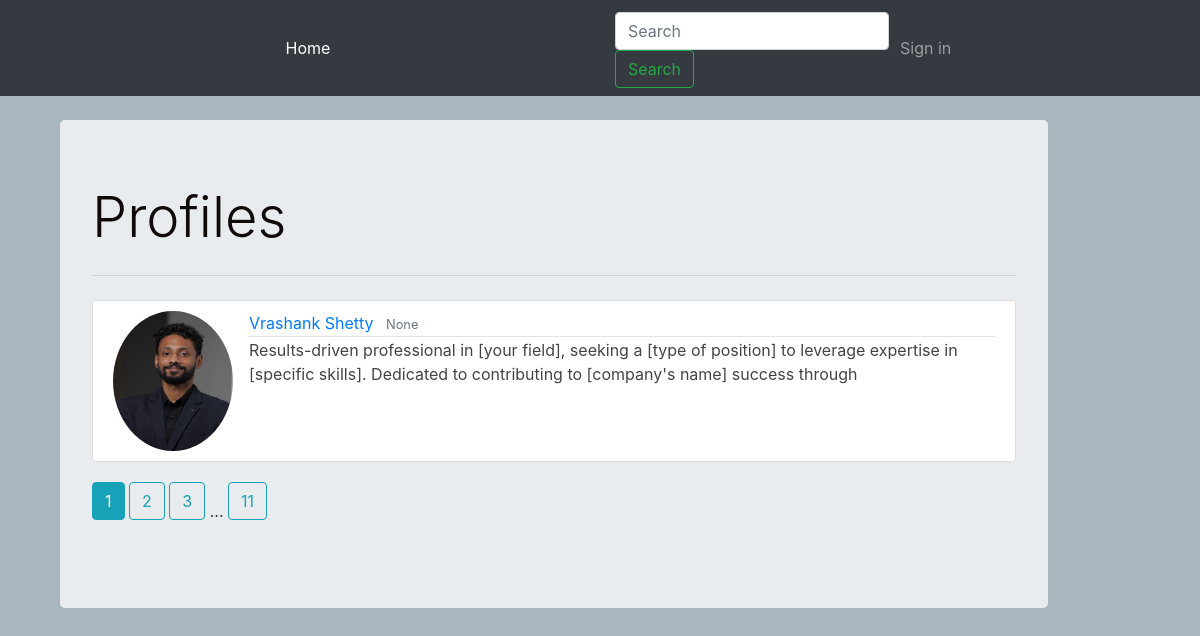
The page /home on the database its author committed.
### Portfolio/models.py (models this page shows, shortened)
class User(db.Model,UserMixin):
    id = db.Column(db.Integer,primary_key = True)
    username = db.Column(db.String(20),unique=True,nullable=False)
    email = db.Column(db.String(120),unique=True,nullable=False)
    image_file = db.Column(db.String(20),nullable=False,default='default.png')
    password = db.Column(db.String(60),nullable=False)
    DOB = db.Column(db.Date)
    resume = db.Column(db.String(20))
    profile_overview = db.Column(db.Text)
    experience = db.Column(db.Text)
    project = db.relationship('Project',backref='author',lazy=True)
    skill = db.relationship("Skills",backref='author',lazy=True)
    qualification = db.relationship("Qualifications",backref='author',lazy=True)

### Portfolio/routes.py (the view)
@app.route("/home")
def home():
    page = request.args.get('page',1,type=int)
    users = User.query.paginate(per_page=1,page=page)
    return render_template("home.html",users=users)

### Portfolio/templates/home.html
{% extends 'layouts_profile.html' %}
{% block content %}
<div class="jumbotron">
  <h1 class="display-4">Profiles</h1>
  <hr class="my-4">
  <div class="post-section">
    {% for user in users.items %}
      <article class="media content-section mt-3">
          <img src="{{ url_for('static',filename='profile_pics/' + user.image_file) }}" alt="Profile Picture Post" class="mr-3 img-fluid rounded-circle home-profile-image" width="50">
          <div class="media-body">
              <div class="article-metadata">
                  <a class="mr-2" href="{{ url_for('user_profile',username=user.username)}}">{{ user.username }}</a>
                  <small class="text-muted">{{ user.experience }}</small>
              </div>
              <p class="article-title" href="#">{{ user.profile_overview }}</p>
          </div>
      </article>
      {% endfor %}
      {% for page_num in users.iter_pages(left_edge = 1 ,right_edge = 1,left_current = 1 ,right_current = 2) %}
        {% if page_num %}
          {% if users.page == page_num %}
            <a class='btn btn-info mb-4' href="{{ url_for('home',page=page_num) }}">{{ page_num }}</a>
          {% else %}
            <a class='btn btn-outline-info mb-4' href="{{ url_for('home',page=page_num) }}">{{ page_num }}</a>
          {% endif %}
        {% else %}
          ...
        {% endif %}
      {% endfor %}
  </div>
</div>
{% endblock content %}

### Portfolio/templates/layouts_profile.html (shortened to what this page needs)
<!doctype html>
<html lang="en">
  <head>
    <link href="https://getbootstrap.com/docs/4.1/dist/css/bootstrap.min.css" rel="stylesheet">
    <link rel="stylesheet" type ="text/css" href="{{url_for('static',filename='main.css')}}">
  </head>
  <body>
    <nav class="navbar navbar-expand-md navbar-dark bg-dark mb-4">
      <div class="collapse navbar-collapse" id="navbarCollapse">
        <ul class="navbar-nav mr-auto ml-auto ">
          <li class="nav-item active ">
            <a class="nav-link" href="{{url_for('home')}}">Home <span class="sr-only">(current)</span></a>
          </li>
        </ul>
        <form class="form-inline mt-1 mt-md-1 col-lg-3">
          <input class="form-control mr-sm-2" type="text" placeholder="Search" aria-label="Search">
          <button class="btn btn-outline-success my-2 my-sm-0 " type="submit">Search</button>
        </form>
        <div class="navbar-nav col-lg-3">
          {% if current_user.is_authenticated %}
            <a class="nav-item nav-link " href="{{url_for('sign_out')}}">Sign out</a>
          {% else %}
            <a class="nav-item nav-link mr-md-2" href="{{url_for('sign_in')}}">Sign in</a>
          {% endif %}
        </div>
      </div>
    </nav>
    <div class="container">
      <main role="main" class="container">
        <div class="row">
          <div class="col-md-11">
            {% block content %}{% endblock %}
          </div>
          </div>
        </div>
  </body>
</html>

### Portfolio/static/main.css (style rules this page uses)
body { background: #6e869399; color: #333333; }
h1, h2, h3, h4, h5, h6 { color: #100a0a; }
ul { margin: 0; }
.content-section { background: #ffffff; padding: 10px 20px; border: 1px solid #dddddd; border-radius: 3px; margin-bottom: 20px; }
.article-title { color: #444444; }
.article-metadata { padding-bottom: 1px; margin-bottom: 1px; border-bottom: 1px solid #e3e3e3 }
.home-profile-image { height: 140px; width: 120px; margin-right: 20px; }

### rows shown on the page
User: image_file (picture), username "Vrashank Shetty", experience "None", profile_overview "Results-driven professional in [your field], seeking a [type of position] to leverage expertise in [specific skills]. Dedicated to contributing to [company's name] success through"

### other values the page prints
{{ page_num }} "1"
{{ page_num }} "2" "3" "11"
